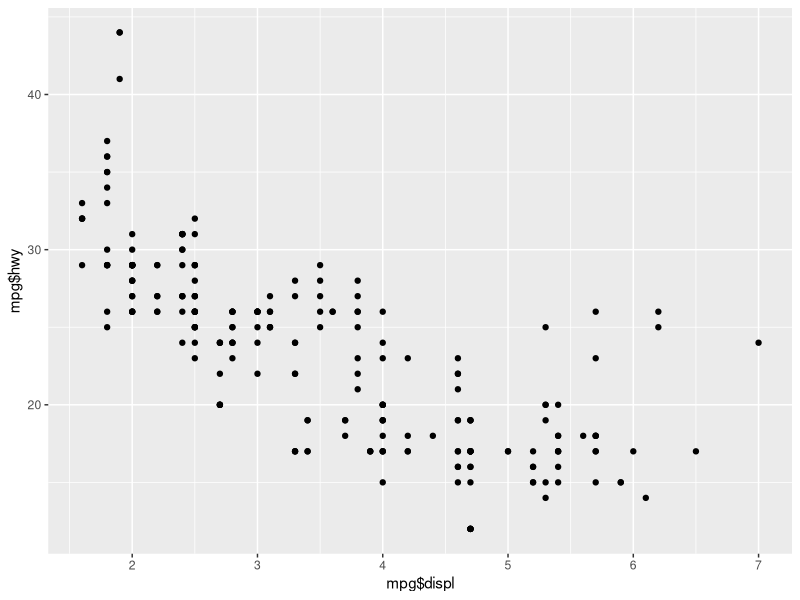
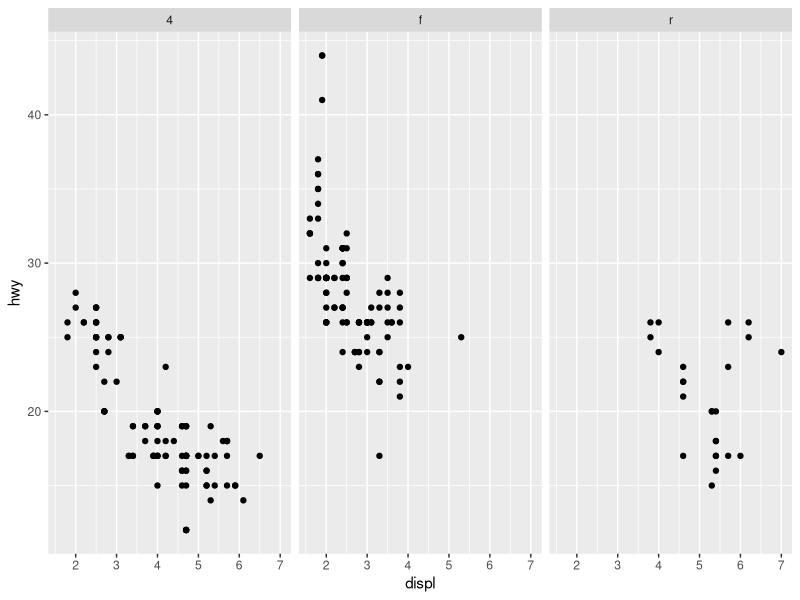
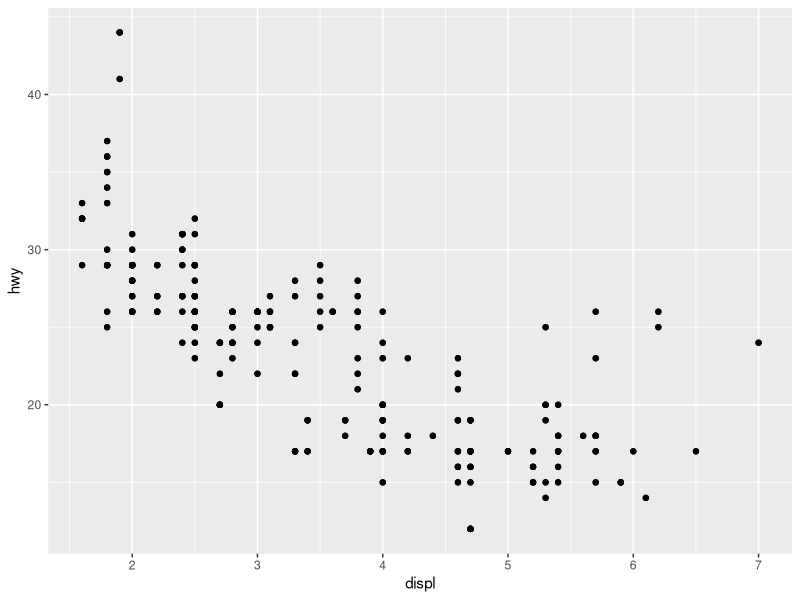
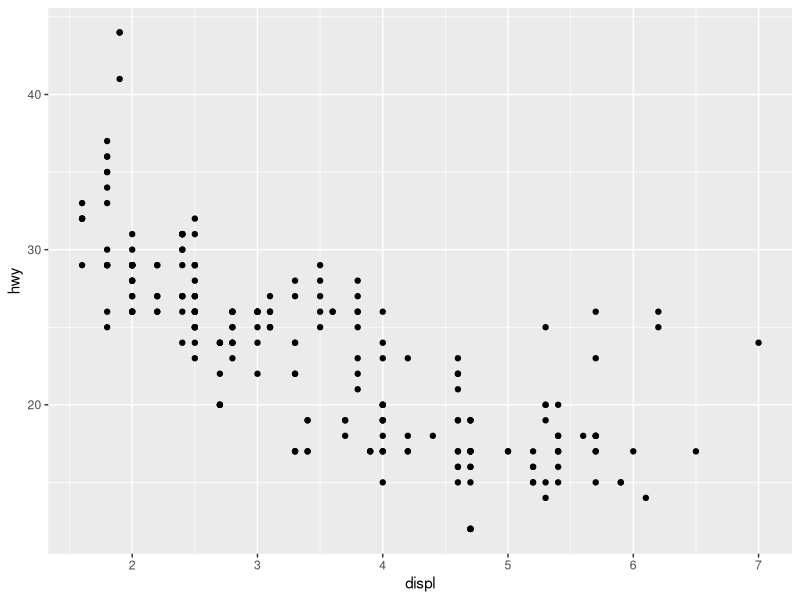
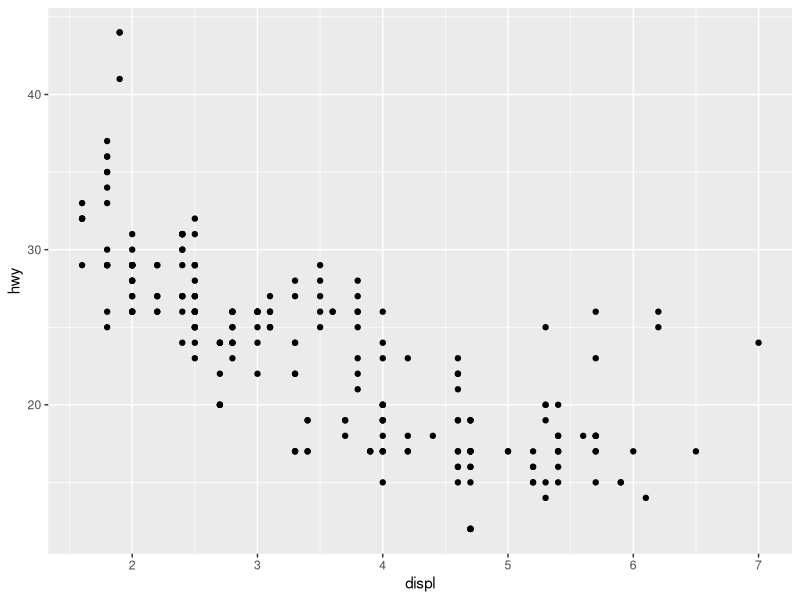
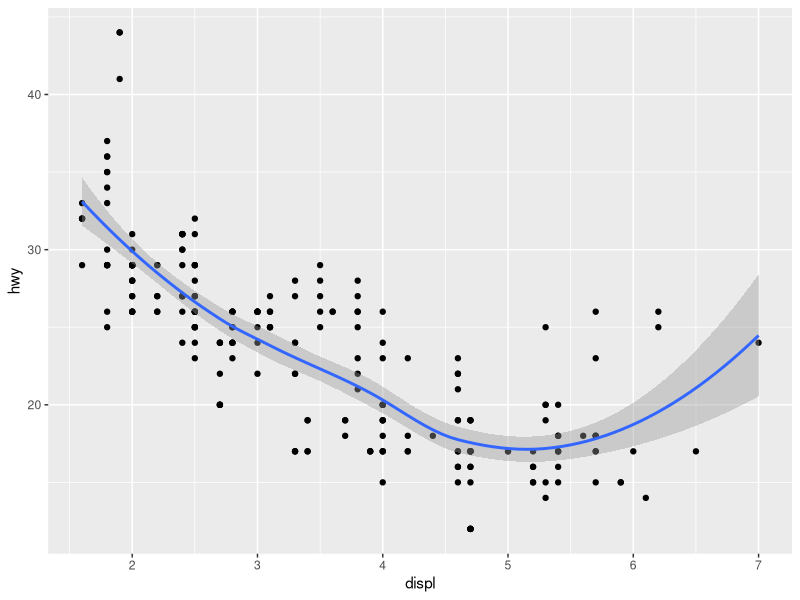
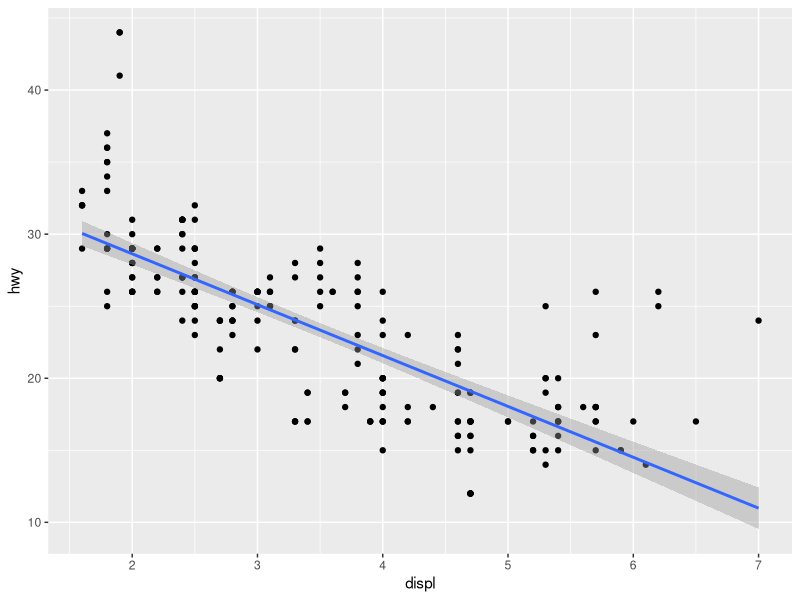
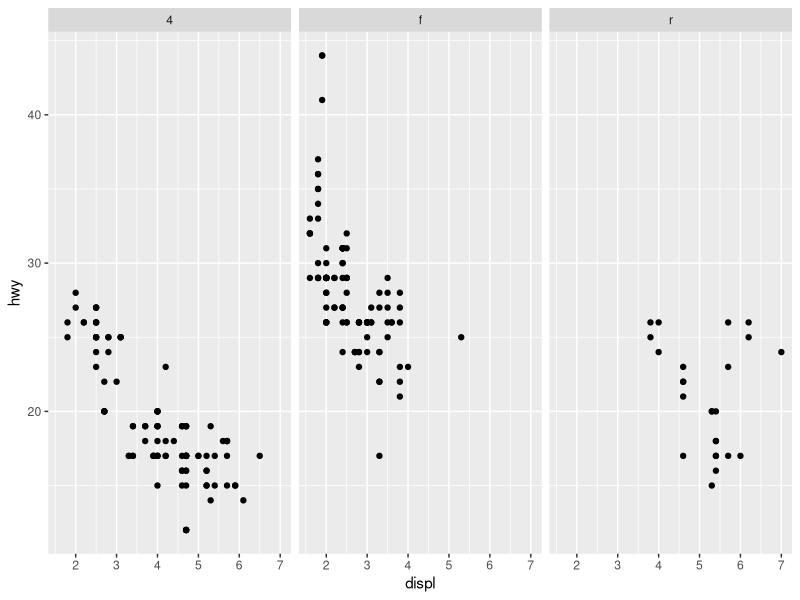

These figures' R source, in order: (Note: this script raises an error after producing the figures.)



#----------------------------------------------------------------------------
#----------------------------------------------------------------------------
# ggplot()
#----------------------------------------------------------------------------
#----------------------------------------------------------------------------
library(ggplot2)
?ggplot()

data(diamonds)
data(longley)
?longley
?qplot


# testa ggplot:
data(mpg)
?mpg


# Quick plot:
qplot(mpg$displ, mpg$hwy)
qplot(displ, hwy, data=mpg, facets=.~drv)


# How to do this the "correct" way

p <- ggplot(data = mpg, aes(x = displ, y = hwy)) + geom_point()
p + geom_point()
# or
p <- ggplot(data = mpg) + aes(x = displ,y = hwy) + geom_point()
p
# samma som 
print(p)

# kolla 
str(p)
summary(p)
class(p)

p + geom_smooth()
p + geom_smooth(method="lm")

p + facet_grid(.~drv)

p + geom_smooth(method="lm") + facet_grid(.~drv)

p + geom_smooth(method="lm") + facet_grid(drv~.)

p + geom_smooth(method="loess") + facet_grid(.~drv)

# För lite data för alla celler
p + facet_grid(fl~drv)




names(mpg)
?mpg


# Använda andra aestetics:
ggplot(data = mpg, aes(displ,hwy)) + 
  geom_point(color="steelblue") +
  geom_smooth(method="lm")

ggplot(data = mpg, aes(displ,hwy)) + 
  geom_point(color="green", size=4, alpha=0.5) +
  geom_smooth(method="lm")


# Använda färg och form som aestetic
ggplot(data = mpg, aes(x = displ, y = hwy)) + 
  geom_point(aes(color=drv))

ggplot(data = mpg, aes(displ,hwy)) + 
  geom_point(aes(shape=drv, color=drv)) + 
  xlab("Displacement") + 
  ylab("Highway miles")


# Styra x labels och y labels


# Linjegrafer
library(ggplot2)
#install.packages("ggthemes")
library(ggthemes)

data(Nile)
Nile2 <- (data.frame(Nile) )
class(Nile2)
colnames(Nile2) <- "level"
Nile2$years <- 1871:1970
Nile2$period <- "- 1900" 
Nile2$period[Nile2$years >= 1900] <- "1900 - 1928"
Nile2$period[Nile2$years >= 1929] <- "1929 - 1946"
Nile2$period[Nile2$years > 1946] <- "1946 + " 
Nile2$period <- as.factor(Nile2$period)



ggplot(data=Nile2) + aes(x=years, y=level) + geom_line()

ggplot(data=Nile2) + aes(x=years, y=level) + geom_line(aes(color = period)) + scale_color_colorblind()

ggplot(data=Nile2) + aes(x=years, y=level, color = period) + geom_line(aes(linetype = period))

ggplot(data=Nile2) + aes(x=years, y=level) + geom_line(aes(linetype = period))

# Teman
ggplot(data=Nile2) + 
  aes(x=years, y=level, color = period) + 
  geom_line(aes(linetype = period)) + 
  theme_bw()

ggplot(data=Nile2) + 
  aes(x=years, y=level, color = period) + 
  geom_line(aes(linetype = period)) + 
  theme_dark()



ggplot(data=Nile) + 
  aes(x=years, y=level, color = period) + 
  geom_line(aes(linetype = period)) + 
  theme_economist()

ggplot(data=Nile) + 
  aes(x=years, y=level, color = period) + 
  geom_line(aes(linetype = period)) + 
  theme_excel()



# Longley data:

data(longley)
ggplot(data=longley) + aes(Year, GNP.deflator) + geom_line()
ggplot(data=longley) + aes(Year, GNP.deflator) + geom_line()+geom_smooth()

# ggplot och histgram:
data(chickwts)
a <- ggplot(data=chickwts, aes(x=weight))
a <- a + geom_histogram(binwidth = 50)
a
a <- a + facet_grid(.~feed)
a






#----------------------------------------------------------------------------
#----------------------------------------------------------------------------
# statistik, tester mm
#----------------------------------------------------------------------------
#----------------------------------------------------------------------------

# cov() och cor()
data("trees")
cov(trees)
cor(trees)

?cor.test
cor.test(x = trees$Girth,y = trees$Height)
a<-cor.test(x = trees$Girth,y = trees$Height)
str(a)

a$statistic
a$p.value
a$estimate
a$conf.int


# t.test:

summary(trees)

# trees data:
# vi vill testa om höjden är större än 73 feet

b<-t.test(x = trees$Height,alternative = "greater",mu = 74)
b

b$statistic

b$p.value

round(b$p.value,3)

# beräkan KI för alla variabler i trees

A<-matrix(0,2,3)

for(i in 1:3){
  temp<-t.test(x = trees[,i],conf.level = 0.99)
  A[,i]<-temp$conf
}
colnames(A)<-colnames(trees)
A






#----------------------------------------------------------------------------
#----------------------------------------------------------------------------
# Frivillig fördjupning: Linjär regression
#----------------------------------------------------------------------------
#----------------------------------------------------------------------------
?lm

# Run linear model
x <- lm(formula = Volume ~ Girth, data = trees)
class(x)
print(x)
x
summary(x)
anova(x)
plot(x)

x <- lm(formula = Volume ~ -1 + Girth, data = trees)

coef(x)
predict(x)
resid(x)

ggplot(data = data.frame(Volume = trees$Volume,  Girth = trees$Girth)) + 
  aes(x = Volume, y = Girth) +
  geom_point()

x <- lm(formula = Volume ~ ., data = trees)

x <- lm(formula = Volume ~ Girth + Height, data = trees)
print(x)
x
summary(x)
anova(x)
plot(x)

coef(x)
predict(x)
str(x)



